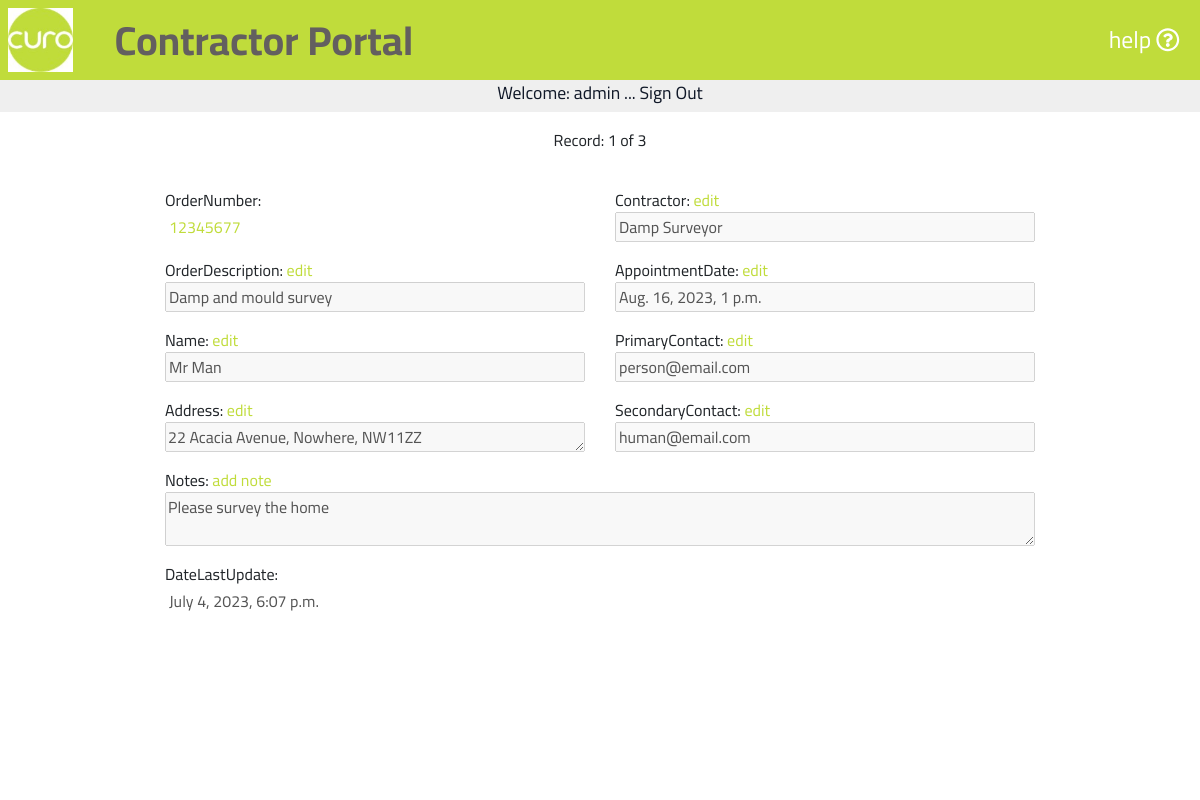
Screenshot of /portal001/portal001/ (signed in) with the database file from the repository.
### portal001/models.py (models this page shows, shortened)
class Orders(models.Model):
    class Meta:
        verbose_name_plural = 'Orders'
    orderNumber = models.DecimalField(max_digits=10, decimal_places=0, null=False, primary_key=True)
    orderDescription = models.CharField(max_length=254, null=False)
    name = models.CharField(max_length=254, null=False)
    address = models.CharField(max_length=254, null=False)
    contractor = models.CharField(max_length=254, null=False)
    appointmentDate = models.DateTimeField()
    primaryContact = models.EmailField(max_length=254)
    secondaryContact = models.EmailField(max_length=254)
    notes = models.CharField(max_length=9999, null=True)
    dateLastUpdate = models.DateTimeField()

### portal001/views.py (the view)
# urls.py: path('portal001/', views.curo, name='curo'),
def curo(request):
    thisOrder = 1234567
    queries = (Q(orderNumber__icontains=thisOrder) |
               Q(orderDescription__icontains=thisOrder))
    orders = Orders.objects.all()
    order_list = (orders.filter(queries)
                  .order_by('orderNumber').first())
    order_list_length = orders.filter(queries).count()
    form = OrderForm(instance=order_list)
    context = {
        'form': form,
        'order_list': order_list,
        'order_list_length': order_list_length,
    }
    return render(request, 'curo/portal.html', context)

### portal001/forms.py
class OrderForm(forms.ModelForm):
    class Meta:
        model = Orders
        fields = ('orderNumber', 'orderDescription', 'name',
                  'address', 'contractor',
                  'appointmentDate', 'primaryContact', 'secondaryContact',
                  'notes', 'dateLastUpdate',)
    def __init__(self, *args, **kwargs):
        super().__init__(*args, **kwargs)
        placeholders = {
            'orderNumber': 'Order Number',
            'orderDescription': 'Order Description',
            'name': 'Name',
            'address': 'Address',
            'contractor': 'Contractor',
            'appointmentDate': 'Appointment Date',
            'primaryContact': 'Primary Contact',
            'secondaryContact': 'Secondary Contact',
            'notes': 'Notes',
            'dateLastUpdate': 'Last Updated',
        }

### portal001/templates/curo/portal.html (shortened to what this page needs)
{% extends "basemodule001.html" %}
{% load static %}
{% block content %}
    {% if user.is_authenticated %}
        <section id="textsection">
            {% if user.is_authenticated %}
                <p class="mt-3">Record: 1 of {{ order_list_length }}</p>
                <form action="{% url 'updateOrderForm' %}" class="orderform ml-auto mr-auto" method="POST">
                    <div class="row">
                        <div class="col-lg-6">
                            <li>
                                <label for="id_orderNumber" >OrderNumber:</label>
                                <input disabled="disabled" type="number" name="orderNumber" class="order-number" value="{{ form.orderNumber.value }}" step="1" required id="id_orderNumber">
                            </li>
                            <li>
                                <label for="id_orderDescription">OrderDescription:
                                    {% for group in user.groups.all %}
                                        {% if group.name == 'Edit' %}
                                        <button id="editorderDescription" type="button" class="editorderbtn m-0 p-0" onclick="return editOrder('orderDescription');">edit</button>
                                        {% endif %}
                                    {% endfor %}
                                </label>
                                <input disabled="disabled" type="text" name="orderDescription" value="{{ form.orderDescription.value }}" maxlength="254" required id="id_orderDescription">
                            </li>
                            <li>
                                <label for="id_name">Name:
                                    {% for group in user.groups.all %}
                                        {% if group.name == 'Edit' %}
                                        <button id="editorderName" type="button" class="editorderbtn m-0 p-0" onclick="return editOrder('name');">edit</button>
                                        {% endif %}
                                    {% endfor %}
                               </label>
                                <input disabled="disabled" type="text" name="name" value="{{ form.name.value }}" maxlength="254" required id="id_name">
                            </li>
                            <li>
                                <label for="id_address">Address:
                                    {% for group in user.groups.all %}
                                        {% if group.name == 'Edit' %}
                                        <button id="editorderAddress" type="button" class="editorderbtn m-0 p-0" onclick="return editOrder('address');">edit</button>
                                        {% endif %}
                                    {% endfor %}
                               </label>
                                <textarea disabled="disabled" type="text" name="address" maxlength="254" rows="1" required id="id_address">{{ form.address.value }}</textarea>
                            </li>
                        </div>
                        <div class="col-lg-6">
                            <li>
                                <label for="id_contractor">Contractor:
                                    {% for group in user.groups.all %}
                                        {% if group.name == 'Edit' %}
                                        <button id="editorderContractor" type="button" class="editorderbtn m-0 p-0" onclick="return editOrder('contractor');">edit</button>
                                        {% endif %}
                                    {% endfor %}
                               </label>
                                <input disabled="disabled" type="text" name="contractor" value="{{ form.contractor.value }}" maxlength="254" required id="id_contractor">
                            </li>
                            <li>
                                <label for="id_appointmentDate">AppointmentDate:
                                    {% for group in user.groups.all %}
                                        {% if group.name == 'Edit' %}
                                        <button id="editorderappointmentDate" type="button" class="editorderbtn m-0 p-0" onclick="return editOrder('appointmentDate');">edit</button>
                                        {% endif %}
                                    {% endfor %}
                               </label>
                                <input disabled="disabled" type="text" name="appointmentDate" value="{{ form.appointmentDate.value }}" required id="id_appointmentDate">
                            </li>
                            <li>
                                <label for="id_primaryContact">PrimaryContact:
                                    {% for group in user.groups.all %}
                                        {% if group.name == 'Edit' %}
                                        <button id="editorderprimaryContact" type="button" class="editorderbtn m-0 p-0" onclick="return editOrder('primaryContact');">edit</button>
                                        {% endif %}
                                    {% endfor %}
                               </label>
                                <input disabled="disabled" type="email" name="primaryContact" value="{{ form.primaryContact.value }}" maxlength="254" required id="id_primaryContact">
                            </li>
                            <li>
                                <label for="id_secondaryContact">SecondaryContact:
                                    {% for group in user.groups.all %}
                                        {% if group.name == 'Edit' %}
                                        <button id="editordersecondaryContact" type="button" class="editorderbtn m-0 p-0" onclick="return editOrder('secondaryContact');">edit</button>
                                        {% endif %}
                                    {% endfor %}
                               </label>
                                <input disabled="disabled" type="email" name="secondaryContact" value="{{ form.secondaryContact.value }}" maxlength="254" required id="id_secondaryContact">
                            </li>
                        </div>
                    </div>
                    <div class="col-12">
                        <li>
                            <label for="id_notes">Notes:
                                {% for group in user.groups.all %}
                                    {% if group.name == 'Edit' %}
                                    <button id="editordernotes" type="button" class="editorderbtn m-0 p-0" onclick="return editOrder(notes);">add note</button>
                                    {% endif %}
                                {% endfor %}</label>
                            <textarea disabled="disabled" type="text" name="notes" maxlength="9999" required id="id_notes">{{ form.notes.value }}</textarea>
                        </li>
                    </div>
                    <div class="row">
                        <div class="col-lg-6">
                            <li>
                                <label for="id_dateLastUpdate">DateLastUpdate:
                                <input disabled="disabled" type="text" name="dateLastUpdate" value="{{ form.dateLastUpdate.value }}" required id="id_dateLastUpdate">
                            </li>
                        </div>
                        <div class="col-lg-6">
                        </div>
                    </div>
                </form>
            {% endif %}
        </section>
    {% endif %}
{% endblock %}

### templates/includes/templates/topper.html
<div id="topper" class="d-block align-vertically align-horizontally">
    {% if user.is_authenticated %}
    <p class="paramedium">Welcome: {{ user.username }} ...
        <a href="{% url 'account_logout' %}"> Sign Out</a>
    </p>
    {% else %}
    <p class="paramedium">Welcome: Please sign in to continue ...
        <a href ="{% url 'account_login' %}"> Sign In</a>
    </p>
    {% endif %}
</div>

### static/css/stylescuro.css (style rules this page uses)
body, html { padding: 0; margin: 0; }
.align-vertically { display: flex; align-items: center; justify-content: center; }
a { background-color: transparent; color: #ffffff; }
label { margin: 0; }
.orange-highlight, .order-number { color: #C0DC3B; }
.row { margin-right: 0; margin-left: 0; }
#textsection, #certsection { background-color: #ffffff; font-family: 'Cairo', sans-serif; text-align: center; min-height: 82.5vh; }
#topper, #topper a { background-color: #EFEFEF; font-size: calc(2vh + (5 - 2) * ((100vw - 300px) / 1620)); color: #101828;button; height: 4vh; text-align: center; font-family: 'Cairo', sans-serif; }
#textsection p { padding: 0 2.5vh 2.5vh; margin: 0; }
#textsection button { margin-top: 2.5vh; background-color: #C0DC3B; border: none; font-size: calc(2.5vh + (10 - 2.5) * ((100vw - 300px) / 1620)); }
.orderform { width: 75vw; }
.orderform li { text-align: left; list-style-type: none; }
.orderform label, .orderform input, .orderform textarea { display:block; margin-left: auto; width: 100%; }
#id_orderNumber, #id_dateLastUpdate { border-color: #ffffff; background-color: #ffffff; border-style:solid; }
.orderform label .editorderbtn { background-color: #ffffff !important; color: #C0DC3B !important; font-size: 1rem !important; text-align: verical !important; }
.orderform li { margin-top: 2vh !important; }

### rows the page displays
Orders: orderNumber "12345677", orderDescription "Damp and mould survey", name "Mr Man", address "22 Acacia Avenue, Nowhere, NW11ZZ", contractor "Damp Surveyor", primaryContact "person@email.com", secondaryContact "human@email.com", notes "Please survey the home"

### other values shown
{{ user.username }} "admin"
{{ order_list_length }} "3"
